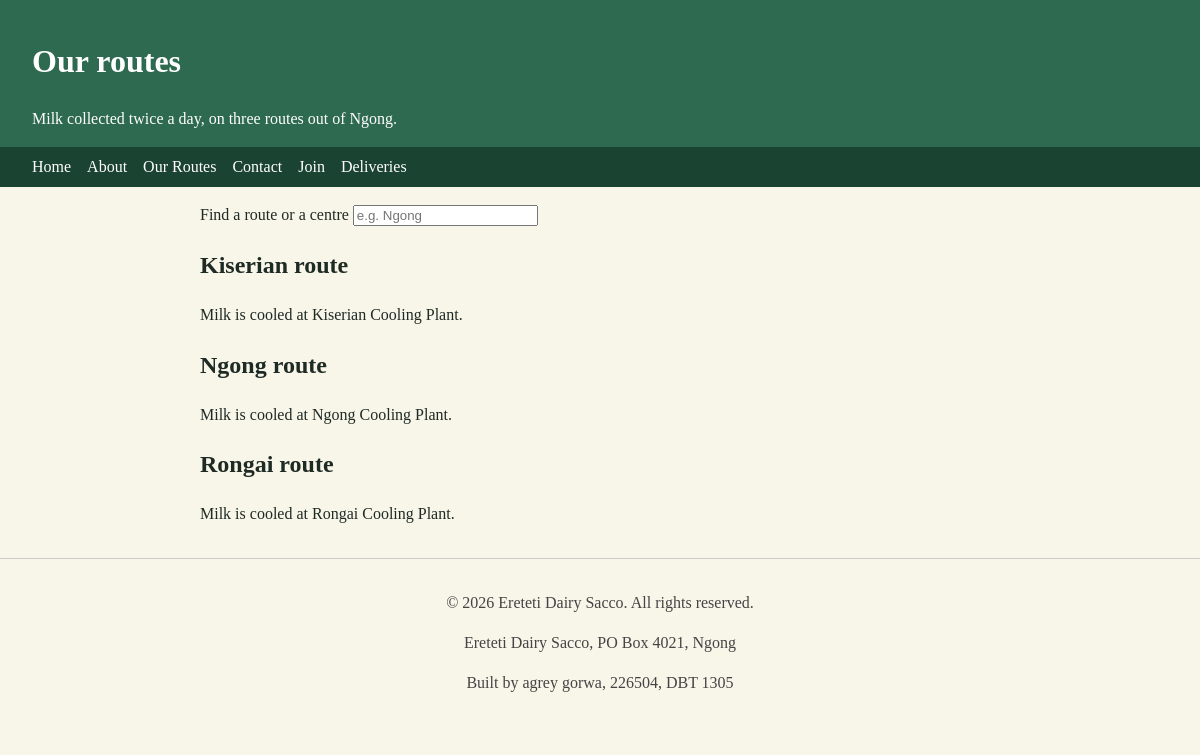
Page /routes.php on the committed database.
### tables this page shows
CREATE TABLE route (
    route_id          INT AUTO_INCREMENT PRIMARY KEY,
    route_name        VARCHAR(50)  NOT NULL UNIQUE,
    collection_centre VARCHAR(60)  NOT NULL
);

### routes.php (the view, shortened to what this page needs)
<?php
require_once 'includes/db.php';
include 'includes/header.php';
$sql = "SELECT route_name, collection_centre FROM route ORDER BY route_id";
$result = mysqli_query($conn, $sql);
?>
<main>
<label for="route-search">Find a route or a centre</label>
<input type="search" id="route-search" placeholder="e.g. Ngong">
<?php
while ($row = mysqli_fetch_assoc($result)) {
    echo '<section>';
    echo '<h2>' . $row['route_name'] . ' route</h2>';
    echo '<p>Milk is cooled at ' . $row['collection_centre'] . '.</p>';
    echo '</section>';
}
?>
</main>
<?php include 'includes/footer.php'; ?>

### style.css (style rules this page uses)
body { background: #F8F5E9; color: #1E2A24; font-family: Georgia, 'Times New Roman', serif; margin: 0; line-height: 1.5; }
main { display: block; max-width: 800px; margin: 0 auto; padding: 1rem 2rem; }

### rows in the picture
route: route_name "Kiserian", collection_centre "Kiserian Cooling Plant"
route: route_name "Ngong", collection_centre "Ngong Cooling Plant"
route: route_name "Rongai", collection_centre "Rongai Cooling Plant"

### other values in the picture
$page_title "Our routes"
